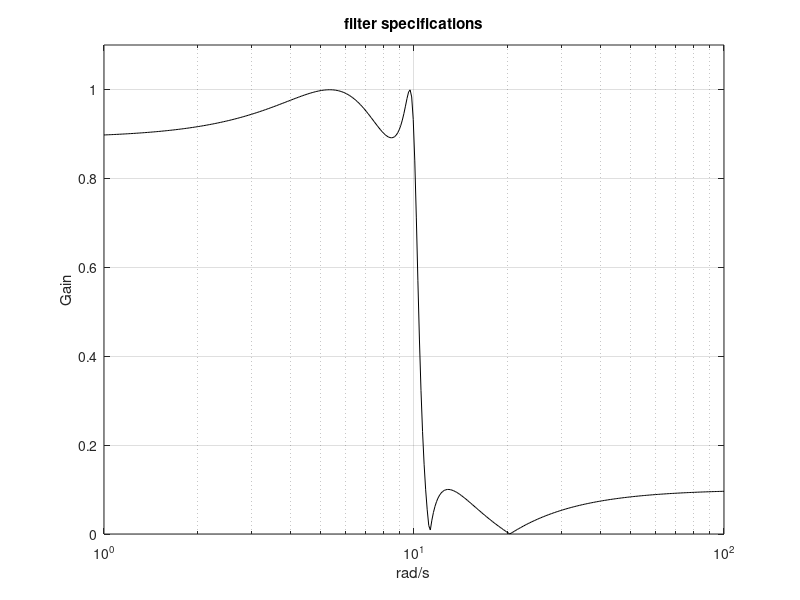

This figure's MATLAB source:
% Filter specifications
wc=10; %desired cut-off frequency
N=4; %order of the filter
Rp=1; %decibels of ripple in the pass band
Rs=20; %decibels of ripple in the stop band
[num,den]=ellip(N,Rp,Rs,wc,'s'); %analog elliptic filter
w=logspace(0,2,400); %logaritmic set of frequency values
G=freqs(num,den,w); %computes frequency response
semilogx(w,abs(G),'k'); %plots linear amplitude
axis([1 100 0 1.1]);
grid;
ylabel('Gain'); xlabel('rad/s'); title('filter specifications');
